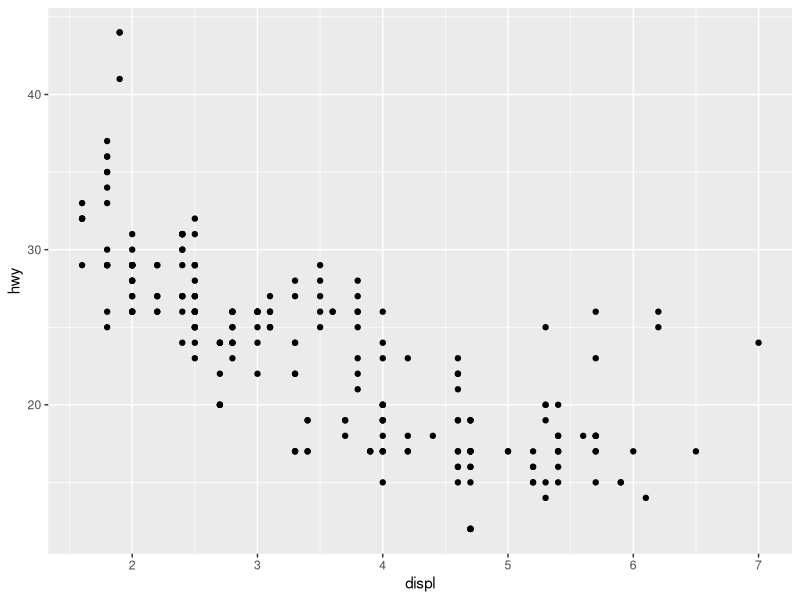
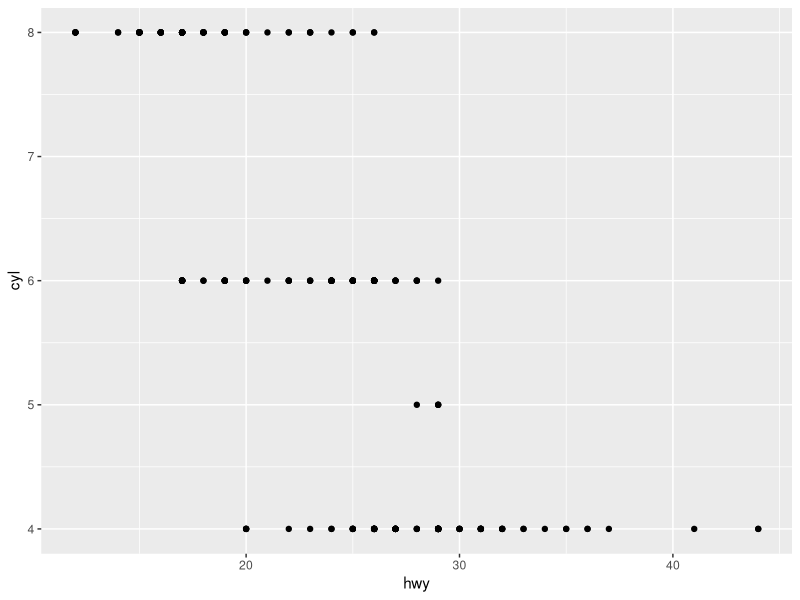
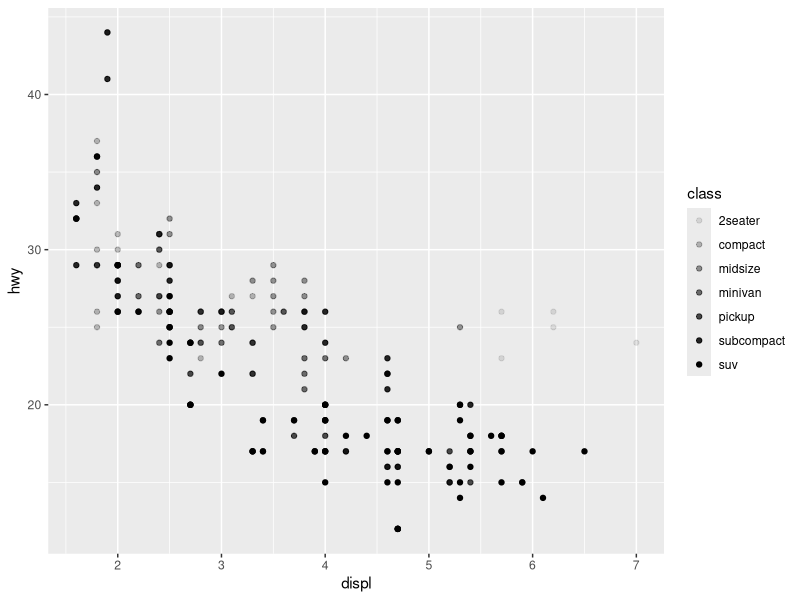
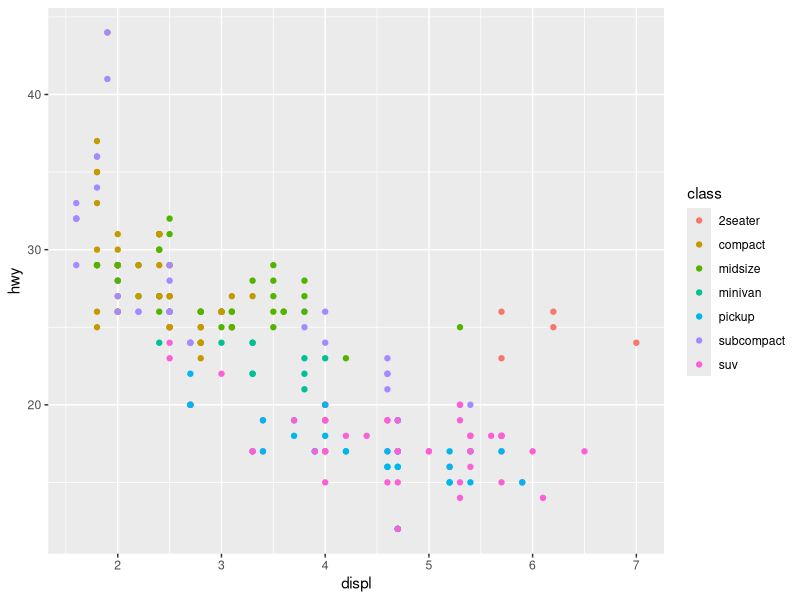
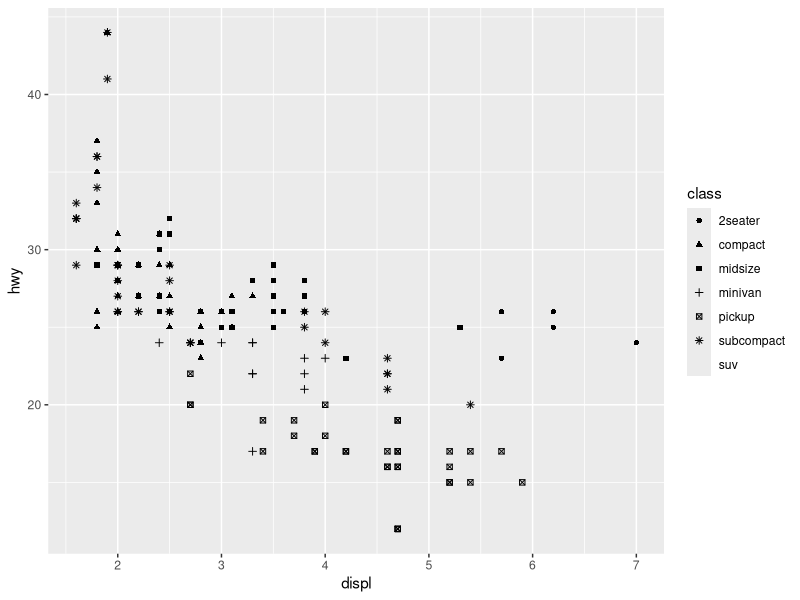
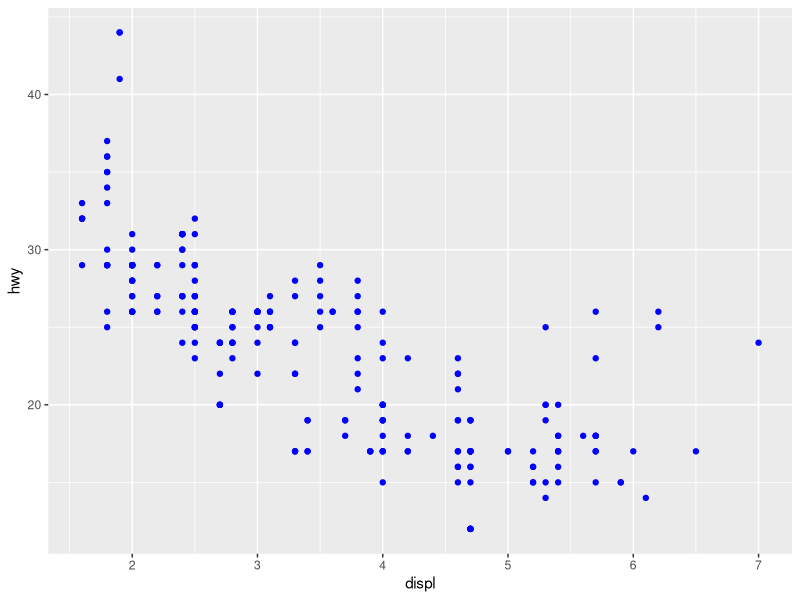
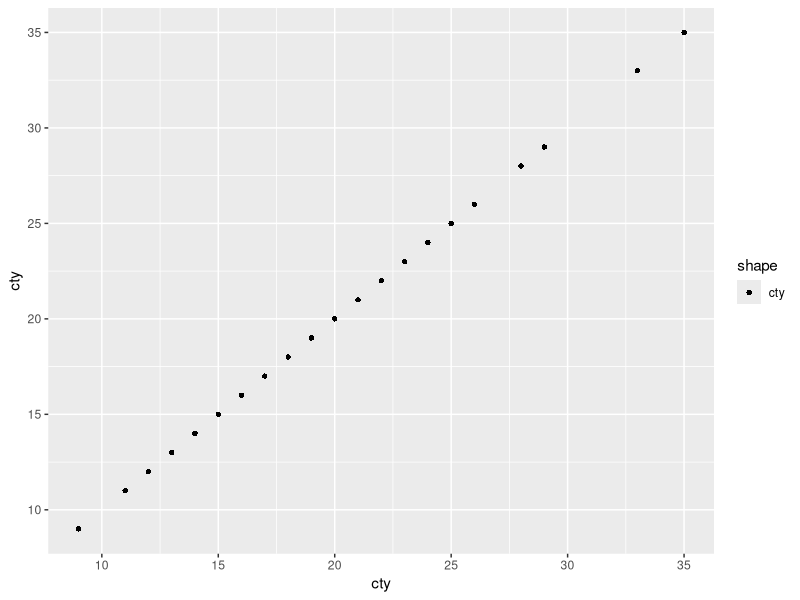
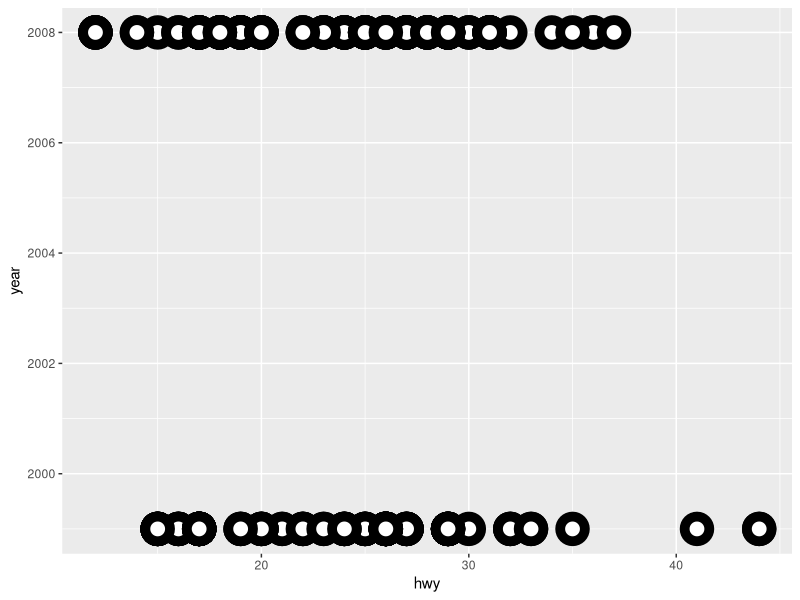

The R script that drew these images, in order: (Note: this script raises an error after producing the figures.)
# clear the environment
rm(list = ls())
# Book reference: http://r4ds.had.co.nz/data-visualisation.html#geometric-objects
# load the libraries
library(tidyverse)
head(mpg)
ggplot(data = mpg)+
  geom_point(mapping = aes(x=displ, y=hwy)) # negative relationship 
?mpg
dim(mpg)
str(mpg)

# Aesthetic mappings
ggplot(data = mpg)+
  geom_point(mapping=aes(x=hwy, y=cyl)) # this scatterplot is not useful as it does not show any trend or relationship

ggplot(data = mpg)+
  geom_point(mapping = aes(x=displ, y=hwy, alpha=class)) # where alpha aesthetic controls the shape of the points
ggplot(data = mpg)+
  geom_point(mapping = aes(x=displ, y=hwy, colour=class))
ggplot(data = mpg)+
  geom_point(mapping = aes(x=displ, y=hwy, shape=class))
ggplot(data = mpg)+
  geom_point(mapping = aes(x=displ, y=hwy),colour="blue")

ggplot(data = mpg)+
  geom_point(mapping = aes(x=cty, y=cty,shape="cty"))
?geom_point

ggplot(data = mpg, aes(hwy,year))+
  geom_point(shape=21, colour="black", fill="white",size=5, stroke=5)

ggplot(data = mpg)+
  geom_point(mapping = aes(x=cty, y=cty,colour=displ<5))

# Facets

# Note: The variable that you pass to facet_wrap() should be discrete or categorical
ggplot(data=mpg)+
  geom_point(mapping = aes(x=displ, y=hwy))+
  facet_wrap(~class, nrow = 2)

# To facet your plot on the combination of two variables, add facet_grid() to your plot call. 
ggplot(data = mpg)+
  geom_point(mapping = aes(x=displ, y=hwy))+
  facet_grid(drv~cyl)

#If you prefer to not facet in the rows or columns dimension, use a . instead of a variable name, e.g. + facet_grid(. ~ cyl)
ggplot(data=mpg)+
  geom_point(mapping = aes(x=displ, y=hwy))+
  facet_grid(.~cyl)

# lets try to facet a continuous variable
ggplot(data=mpg)+
  geom_point(mapping = aes(x=displ, y=hwy))+
  facet_wrap(~hwy, nrow=2) # The continuous variable is plotted but the plot is nonsense

# what do the empty cells in the following plot mean?
ggplot(data = mpg) + 
  geom_point(mapping = aes(x = drv, y = cyl)) # I think the empty cells indicate missing values

# what plots the following code make?
ggplot(data = mpg) + 
  geom_point(mapping = aes(x = displ, y = hwy)) +
  facet_grid(drv ~ .)

# left
ggplot(data = mpg) + 
  geom_point(mapping = aes(x = displ, y = hwy))

# right
ggplot(data = mpg) + 
  geom_smooth(mapping = aes(x = displ, y = hwy)) # You could set the shape of a point, but you couldn’t set the “shape” of a line. On the other hand, you could set the linetype of a line. geom_smooth() will draw a different line, with a different linetype, for each unique value of the variable that you map to linetype.

ggplot(data = mpg) + 
  geom_smooth(mapping = aes(x = displ, y = hwy, linetype=drv))

ggplot(data = mpg) +
  geom_smooth(mapping = aes(x = displ, y = hwy))

ggplot(data = mpg) +
  geom_smooth(mapping = aes(x = displ, y = hwy))+
  geom_smooth(mapping = aes(x = displ, y = hwy, group = drv))+
  facet_wrap(~class, nrow = 1)

ggplot(data = mpg, mapping = aes(x=displ, y=hwy))+ # global mapping
  geom_point()+
  geom_smooth()

# If you place mappings in a geom function, ggplot2 will treat them as local mappings for the layer.
# It will use these mappings to extend or overwrite the global mappings for that layer only. 
# This makes it possible to display different aesthetics in different layers.
ggplot(data=mpg, mapping = aes(x=displ, y=hwy))+
  geom_point(mapping = aes(colour=class))+
  geom_smooth()
# The local data argument in geom_smooth() overrides the global data argument in ggplot() for that layer only.
ggplot(data = mpg, mapping = aes(x=displ, y=hwy))+
  geom_point(mapping = aes(colour=class))+
  geom_smooth(data = filter(mpg, class=="subcompact"), se=FALSE)

ggplot(data = mpg, mapping = aes(x = displ, y = hwy, color = drv)) + 
  geom_point() + 
  geom_smooth(se=FALSE)

# Question: Will these two graphs look different? Why/why not?
ggplot(data = mpg, mapping = aes(x = displ, y = hwy)) + 
  geom_point() + 
  geom_smooth()

ggplot() + 
  geom_point(data = mpg, mapping = aes(x = displ, y = hwy)) + 
  geom_smooth(data = mpg, mapping = aes(x = displ, y = hwy))

# Exercise: Chapter 3.6.1- Geometric objects
# Question 6
ggplot(data = mpg,mapping = aes(x=displ, y=hwy))+
  geom_point(shape=21, fill="black", size=5)+
  geom_smooth(se=FALSE)

ggplot(data=mpg, mapping = aes(x=displ, y=hwy))+
  geom_point(mapping = aes(x = displ, y = hwy))+
  geom_smooth(mapping = aes(colour=hwy), se=FALSE)
## Note: the question 6 exercise is incomplete

# 3.7: Statistical Transformations
str(diamonds)

ggplot(data = diamonds)+
  geom_bar(mapping = aes(x=cut))
ggplot(data = diamonds)+
  stat_count(mapping = aes(x=cut))

ggplot(data = diamonds) + 
  geom_bar(mapping = aes(x = cut, y = ..prop.., group = 1))

ggplot(data = diamonds) + 
  stat_summary(
    mapping = aes(x = cut, y = depth),
    fun.ymin = min,
    fun.ymax = max,
    fun.y = median
  )
?stat_summary
## Exercise 3.7.1
## Ans. The default geom to stat_summary() is pointrange 
ggplot(data = diamonds) + 
  geom_pointrange(mapping = aes(x=carat, y=depth,
                                ymin = min,
                                ymax = max))
ggplot(data = diamonds)+
  geom_col(mapping = aes(x=cut, y=depth))

## position = "dodge" places overlapping objects directly beside one another. This makes it easier to compare individual values.
ggplot(data=diamonds)+
  geom_bar(mapping = aes(x=cut, fill=clarity)) # generates a stacked bar graph
ggplot(data=diamonds)+
  geom_bar(mapping = aes(x=cut, fill= clarity), position="dodge") # better bar plot

## overplotting is when some values clump together. position = "jitter" adds a small amount of random noise to each point. This spreads the points out because no two points are likely to receive the same amount of random noise.
ggplot(data=mpg)+
  geom_point(mapping = aes(x=displ, y=hwy), position="jitter")

# Coordinate systems
## coord_flip() switches the x and y axes.
ggplot(data = mpg)+
  geom_boxplot(mapping = aes(x=class, y=hwy))

ggplot(data = mpg)+
  geom_boxplot(mapping = aes(x=class, y=hwy))+
  coord_flip()
nz<- map_data("nz")
ggplot(nz, aes(long, lat, group = group)) +
  geom_polygon(fill = "white", colour = "black")

## coord_quickmap() sets the aspect ratio correctly for maps
ggplot(nz, aes(long, lat, group = group)) +
  geom_polygon(fill = "white", colour = "black") +
  coord_quickmap()

## coord_polar() uses polar coordinates. Polar coordinates reveal an interesting connection between a bar chart and a Coxcomb chart.
bar <- ggplot(data = diamonds) + 
  geom_bar( mapping = aes(x = cut, fill = cut),
            show.legend = FALSE, width = 1) +
  theme(aspect.ratio = 1) +
  labs(x = NULL, y = NULL)
bar+coord_flip()
bar+coord_polar()
